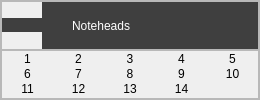
             <widget class="QFrame" name="Note_Heads">
              <property name="minimumSize">
               <size>
                <width>260</width>
                <height>0</height>
               </size>
              </property>
              <property name="maximumSize">
               <size>
                <width>260</width>
                <height>130</height>
               </size>
              </property>
              <property name="styleSheet">
               <string notr="true">QPushButton{
border:none;
}</string>
              </property>
              <property name="frameShape">
               <enum>QFrame::StyledPanel</enum>
              </property>
              <property name="frameShadow">
               <enum>QFrame::Raised</enum>
              </property>
              <property name="lineWidth">
               <number>1</number>
              </property>
              <layout class="QVBoxLayout" name="verticalLayout_7">
               <property name="spacing">
                <number>0</number>
               </property>
               <property name="leftMargin">
                <number>0</number>
               </property>
               <property name="topMargin">
                <number>0</number>
               </property>
               <property name="rightMargin">
                <number>0</number>
               </property>
               <property name="bottomMargin">
                <number>0</number>
               </property>
               <item>
                <widget class="QFrame" name="frame_8">
                 <property name="frameShape">
                  <enum>QFrame::StyledPanel</enum>
                 </property>
                 <property name="frameShadow">
                  <enum>QFrame::Raised</enum>
                 </property>
                 <layout class="QHBoxLayout" name="horizontalLayout_10">
                  <property name="spacing">
                   <number>0</number>
                  </property>
                  <property name="leftMargin">
                   <number>0</number>
                  </property>
                  <property name="topMargin">
                   <number>0</number>
                  </property>
                  <property name="rightMargin">
                   <number>0</number>
                  </property>
                  <property name="bottomMargin">
                   <number>0</number>
                  </property>
                  <item>
                   <widget class="QPushButton" name="dropdown1_8">
                    <property name="maximumSize">
                     <size>
                      <width>40</width>
                      <height>16777215</height>
                     </size>
                    </property>
                    <property name="sizeIncrement">
                     <size>
                      <width>1</width>
                      <height>10</height>
                     </size>
                    </property>
                    <property name="autoFillBackground">
                     <bool>false</bool>
                    </property>
                    <property name="styleSheet">
                     <string notr="true">QWidget{
	background-color: rgb(63, 63, 63);
	border:none;
}</string>
                    </property>
                    <property name="text">
                     <string/>
                    </property>
                    <property name="icon">
                     <iconset resource="../../../resources.qrc">
                      <normaloff>:/Icons/arrow-154-64.png</normaloff>
                      <normalon>:/Icons/arrow-216-64.png</normalon>:/Icons/arrow-154-64.png</iconset>
                    </property>
                    <property name="iconSize">
                     <size>
                      <width>10</width>
                      <height>30</height>
                     </size>
                    </property>
                    <property name="checkable">
                     <bool>true</bool>
                    </property>
                    <property name="autoDefault">
                     <bool>false</bool>
                    </property>
                    <property name="default">
                     <bool>false</bool>
                    </property>
                    <property name="flat">
                     <bool>false</bool>
                    </property>
                   </widget>
                  </item>
                  <item>
                   <widget class="QLabel" name="Noteheads_Text">
                    <property name="maximumSize">
                     <size>
                      <width>1000</width>
                      <height>16777215</height>
                     </size>
                    </property>
                    <property name="styleSheet">
                     <string notr="true">QWidget{
	
	background-color: rgb(63, 63, 63);
	color:white;
}</string>
                    </property>
                    <property name="text">
                     <string>Noteheads</string>
                    </property>
                    <property name="indent">
                     <number>30</number>
                    </property>
                   </widget>
                  </item>
                 </layout>
                </widget>
               </item>
               <item>
                <widget class="QFrame" name="Note_Heads_dropdown">
                 <property name="frameShape">
                  <enum>QFrame::StyledPanel</enum>
                 </property>
                 <property name="frameShadow">
                  <enum>QFrame::Raised</enum>
                 </property>
                 <layout class="QGridLayout" name="gridLayout_8">
                  <property name="leftMargin">
                   <number>0</number>
                  </property>
                  <property name="topMargin">
                   <number>0</number>
                  </property>
                  <property name="rightMargin">
                   <number>0</number>
                  </property>
                  <property name="bottomMargin">
                   <number>0</number>
                  </property>
                  <property name="spacing">
                   <number>0</number>
                  </property>
                  <item row="0" column="0">
                   <widget class="QPushButton" name="braceButton_8">
                    <property name="text">
                     <string>1</string>
                    </property>
                   </widget>
                  </item>
                  <item row="0" column="1">
                   <widget class="QPushButton" name="reverseBraceButton_8">
                    <property name="text">
                     <string>2</string>
                    </property>
                   </widget>
                  </item>
                  <item row="0" column="2">
                   <widget class="QPushButton" name="bracketButton_8">
                    <property name="text">
                     <string>3</string>
                    </property>
                   </widget>
                  </item>
                  <item row="0" column="3">
                   <widget class="QPushButton" name="bracketTopButton_8">
                    <property name="text">
                     <string>4</string>
                    </property>
                   </widget>
                  </item>
                  <item row="0" column="4">
                   <widget class="QPushButton" name="bracketBottomButton_8">
                    <property name="text">
                     <string>5</string>
                    </property>
                   </widget>
                  </item>
                  <item row="1" column="0">
                   <widget class="QPushButton" name="reversedBracketTopButton_8">
                    <property name="text">
                     <string>6</string>
                    </property>
                   </widget>
                  </item>
                  <item row="1" column="1">
                   <widget class="QPushButton" name="reversedBracketBottomButton_8">
                    <property name="text">
                     <string>7</string>
                    </property>
                   </widget>
                  </item>
                  <item row="1" column="2">
                   <widget class="QPushButton" name="systemDividerButton_8">
                    <property name="text">
                     <string>8</string>
                    </property>
                   </widget>
                  </item>
                  <item row="1" column="3">
                   <widget class="QPushButton" name="systemDividerLongButton_8">
                    <property name="text">
                     <string>9</string>
                    </property>
                   </widget>
                  </item>
                  <item row="1" column="4">
                   <widget class="QPushButton" name="systemDividerExtraLongButton_8">
                    <property name="text">
                     <string>10</string>
                    </property>
                   </widget>
                  </item>
                  <item row="2" column="0">
                   <widget class="QPushButton" name="splitBarDividerButton_8">
                    <property name="text">
                     <string>11</string>
                    </property>
                   </widget>
                  </item>
                  <item row="2" column="1">
                   <widget class="QPushButton" name="staffDividerArrowDownButton_8">
                    <property name="text">
                     <string>12</string>
                    </property>
                   </widget>
                  </item>
                  <item row="2" column="2">
                   <widget class="QPushButton" name="staffDividerArrowUpButton_8">
                    <property name="text">
                     <string>13</string>
                    </property>
                   </widget>
                  </item>
                  <item row="2" column="3">
                   <widget class="QPushButton" name="staffDividerArrowUpDownButton_8">
                    <property name="text">
                     <string>14</string>
                    </property>
                   </widget>
                  </item>
                 </layout>
                </widget>
               </item>
              </layout>
             </widget>
